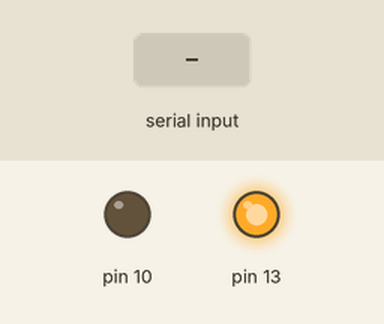
A sketch run on a simulated Arduino Uno, built with avr-gcc and run on an emulated ATmega328P. Parts: output pins drawn as LEDs (lit = HIGH). Inputs (shaded band) come from the test bench.

Above: at 1.2 s.
1.3 s: "4\n" received over Serial
At 2.4 s:
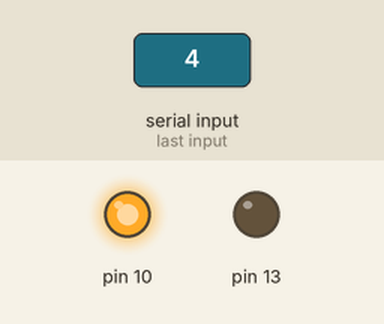
At 3.2 s:
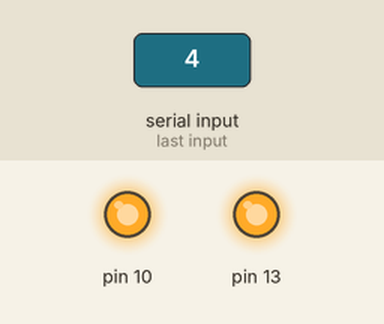
Timing chart, 0 to 4.7 s (numbered marks = the images above; inputs shaded):
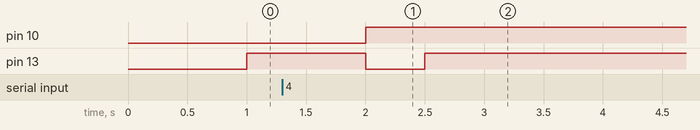

The sketch:

recever.ino
```cpp
#include <Arduino.h>

int value = 0;

void setup() {
// initialize serial communication at 9600 baud rate
Serial.begin(9600);
pinMode(13, OUTPUT);
pinMode(10, OUTPUT);
}

void loop() {
value = Serial.parseInt();


if(value == 4){
   digitalWrite(13, LOW);
   delay(500);
   digitalWrite(13, HIGH);
   delay(500);

}
else
  digitalWrite(13, HIGH);
  delay(1000);
  digitalWrite(10, HIGH);
}
```

Measured:
- after the input at 1.3 s, pin 13: HIGH → LOW after 0.70 s, → HIGH 0.50 s later
